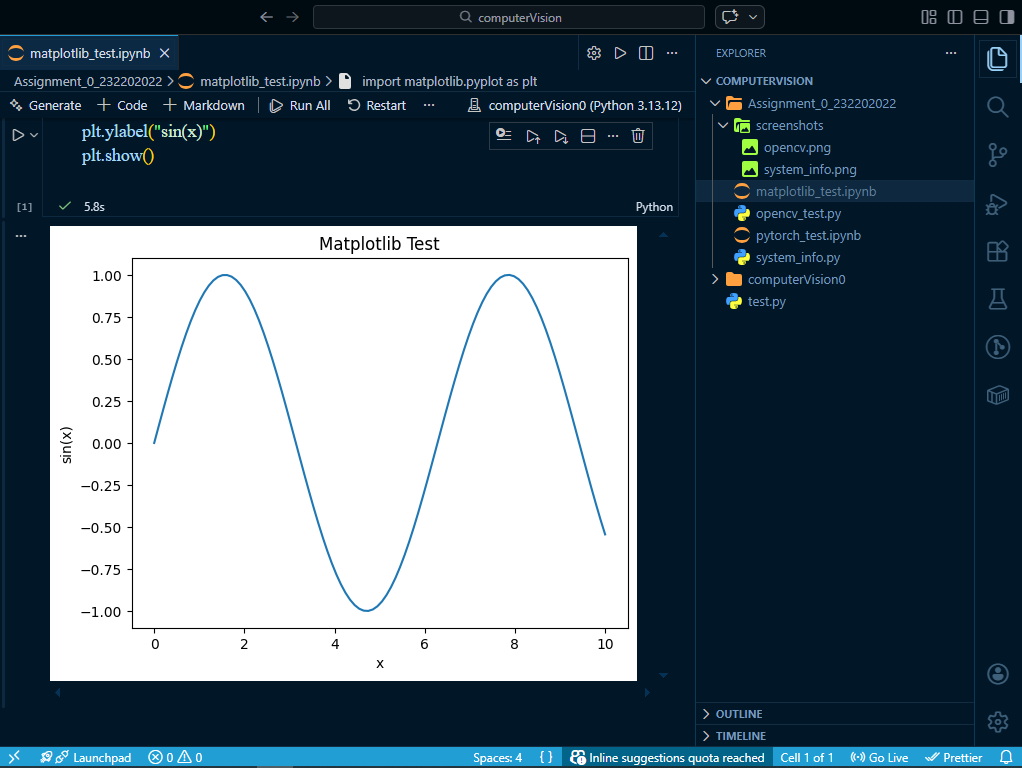
#> input picture cvBasics/Phase 2/python_image.png, 1022 x 768 px
$ python drawingLine.py
#> lines starting #> are read from the running program, lines starting #| are printed output that depends on the picture; after the words box and inside, x2 and y2 are one past the last pixel; in counts of white or black regions, pixels touching at a corner belong together
import cv2


image = cv2.imread('python_image.png')
#> image is the input picture: shape (768, 1022, 3); mean B, G, R 117.5, 106, 90

if image is None:
    print('Could not open or find the image.')
else:
    print("Image loaded successfully. Image shape:", image.shape)
#| Image loaded successfully. Image shape: (768, 1022, 3)
    pt1 = (50,100)
    pt2 =(300,100)
    color = (0,255,0)
    thickness = 5
    cv2.line(image, pt1, pt2, color, thickness)
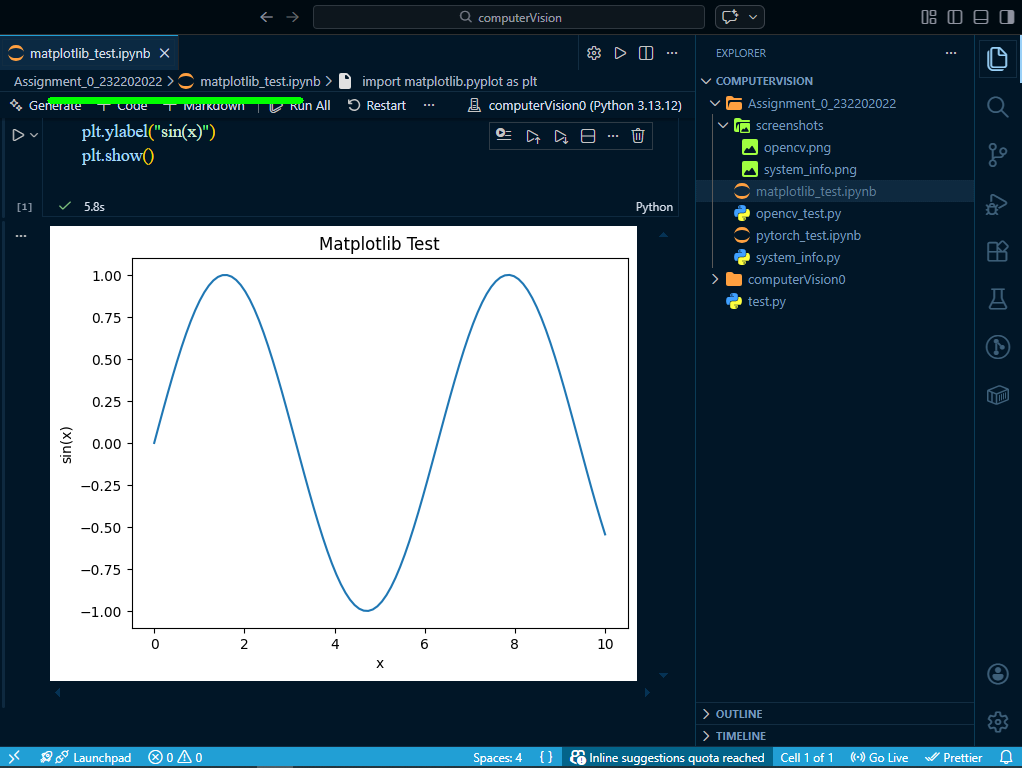
#> image: shape (768, 1022, 3); 0.23% of pixels changed, all inside (x1, y1, x2, y2) = (47, 97, 304, 104)
    cv2.imshow('Line Image', image)
    cv2.waitKey(0)
    cv2.destroyAllWindows()
